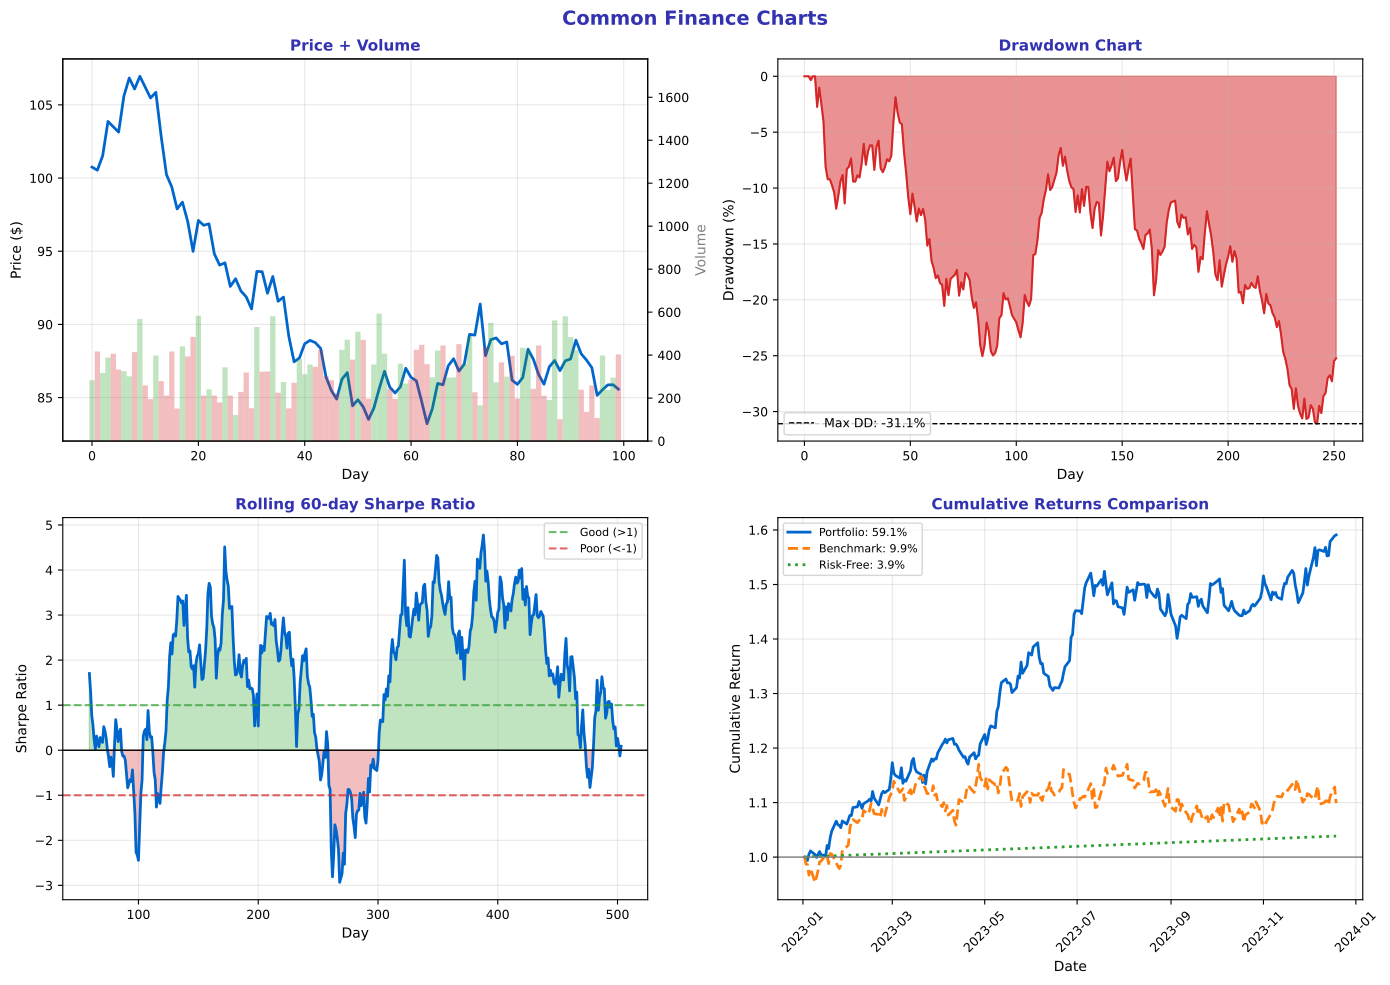

Write the Python code that produced this figure.
"""Finance Charts - Common financial visualizations"""
import matplotlib.pyplot as plt
import numpy as np
import pandas as pd
from pathlib import Path

plt.rcParams.update({
    'font.size': 10,
    'axes.labelsize': 10,
    'axes.titlesize': 11,
    'xtick.labelsize': 9,
    'ytick.labelsize': 9,
    'legend.fontsize': 9,
    'figure.figsize': (10, 6),
    'figure.dpi': 150
})

MLPURPLE = '#3333B2'
MLLAVENDER = '#ADADE0'
MLBLUE = '#0066CC'
MLORANGE = '#FF7F0E'
MLGREEN = '#2CA02C'
MLRED = '#D62728'

np.random.seed(42)

fig, axes = plt.subplots(2, 2, figsize=(14, 10))
fig.suptitle('Common Finance Charts', fontsize=14, fontweight='bold', color=MLPURPLE)

# Plot 1: Price chart with volume
ax1 = axes[0, 0]
n = 100
prices = 100 * np.exp(np.cumsum(np.random.randn(n) * 0.015))
volume = np.random.randint(100, 500, n).astype(float)
volume[prices > np.roll(prices, 1)] *= 1.2  # Higher volume on up days

ax1.plot(prices, color=MLBLUE, linewidth=2)
ax1_vol = ax1.twinx()
colors = [MLGREEN if prices[i] > prices[i-1] else MLRED for i in range(1, n)]
colors = [MLGREEN] + colors
ax1_vol.bar(range(n), volume, color=colors, alpha=0.3, width=1)
ax1_vol.set_ylabel('Volume', fontsize=10, color='gray')
ax1_vol.set_ylim(0, volume.max() * 3)

ax1.set_title('Price + Volume', fontsize=11, fontweight='bold', color=MLPURPLE)
ax1.set_xlabel('Day', fontsize=10)
ax1.set_ylabel('Price ($)', fontsize=10)
ax1.grid(alpha=0.3)

# Plot 2: Drawdown chart
ax2 = axes[0, 1]
prices = 100 * np.exp(np.cumsum(np.random.randn(252) * 0.015))
cummax = np.maximum.accumulate(prices)
drawdown = (prices - cummax) / cummax * 100

ax2.fill_between(range(len(drawdown)), 0, drawdown, color=MLRED, alpha=0.5)
ax2.plot(drawdown, color=MLRED, linewidth=1.5)
ax2.axhline(drawdown.min(), color='black', linestyle='--', linewidth=1,
            label=f'Max DD: {drawdown.min():.1f}%')

ax2.set_title('Drawdown Chart', fontsize=11, fontweight='bold', color=MLPURPLE)
ax2.set_xlabel('Day', fontsize=10)
ax2.set_ylabel('Drawdown (%)', fontsize=10)
ax2.legend(fontsize=9)
ax2.grid(alpha=0.3)

# Plot 3: Rolling Sharpe
ax3 = axes[1, 0]
returns = np.random.normal(0.0004, 0.015, 504)
prices = 100 * np.exp(np.cumsum(returns))

window = 60
rolling_mean = pd.Series(returns).rolling(window).mean()
rolling_std = pd.Series(returns).rolling(window).std()
rolling_sharpe = rolling_mean / rolling_std * np.sqrt(252)

ax3.plot(rolling_sharpe, color=MLBLUE, linewidth=2)
ax3.fill_between(range(len(rolling_sharpe)), 0, rolling_sharpe,
                 where=rolling_sharpe > 0, color=MLGREEN, alpha=0.3)
ax3.fill_between(range(len(rolling_sharpe)), 0, rolling_sharpe,
                 where=rolling_sharpe < 0, color=MLRED, alpha=0.3)
ax3.axhline(0, color='black', linewidth=1)
ax3.axhline(1, color=MLGREEN, linestyle='--', linewidth=1.5, alpha=0.7, label='Good (>1)')
ax3.axhline(-1, color=MLRED, linestyle='--', linewidth=1.5, alpha=0.7, label='Poor (<-1)')

ax3.set_title('Rolling 60-day Sharpe Ratio', fontsize=11, fontweight='bold', color=MLPURPLE)
ax3.set_xlabel('Day', fontsize=10)
ax3.set_ylabel('Sharpe Ratio', fontsize=10)
ax3.legend(fontsize=8)
ax3.grid(alpha=0.3)

# Plot 4: Cumulative returns comparison
ax4 = axes[1, 1]
dates = pd.date_range('2023-01-01', periods=252, freq='B')

# Multiple strategies
strategies = {
    'Portfolio': np.random.normal(0.0004, 0.01, 252),
    'Benchmark': np.random.normal(0.0003, 0.012, 252),
    'Risk-Free': np.full(252, 0.00015),
}

for name, returns in strategies.items():
    cumulative = (1 + returns).cumprod()
    color = MLBLUE if name == 'Portfolio' else (MLORANGE if name == 'Benchmark' else MLGREEN)
    style = '-' if name == 'Portfolio' else ('--' if name == 'Benchmark' else ':')
    ax4.plot(dates, cumulative, color=color, linewidth=2, linestyle=style,
             label=f'{name}: {(cumulative[-1]-1)*100:.1f}%')

ax4.axhline(1, color='gray', linestyle='-', linewidth=1)
ax4.set_title('Cumulative Returns Comparison', fontsize=11, fontweight='bold', color=MLPURPLE)
ax4.set_xlabel('Date', fontsize=10)
ax4.set_ylabel('Cumulative Return', fontsize=10)
ax4.tick_params(axis='x', rotation=45)
ax4.legend(fontsize=8)
ax4.grid(alpha=0.3)

plt.tight_layout()
plt.savefig(Path(__file__).parent / 'chart.pdf', dpi=300, bbox_inches='tight')
plt.close()
